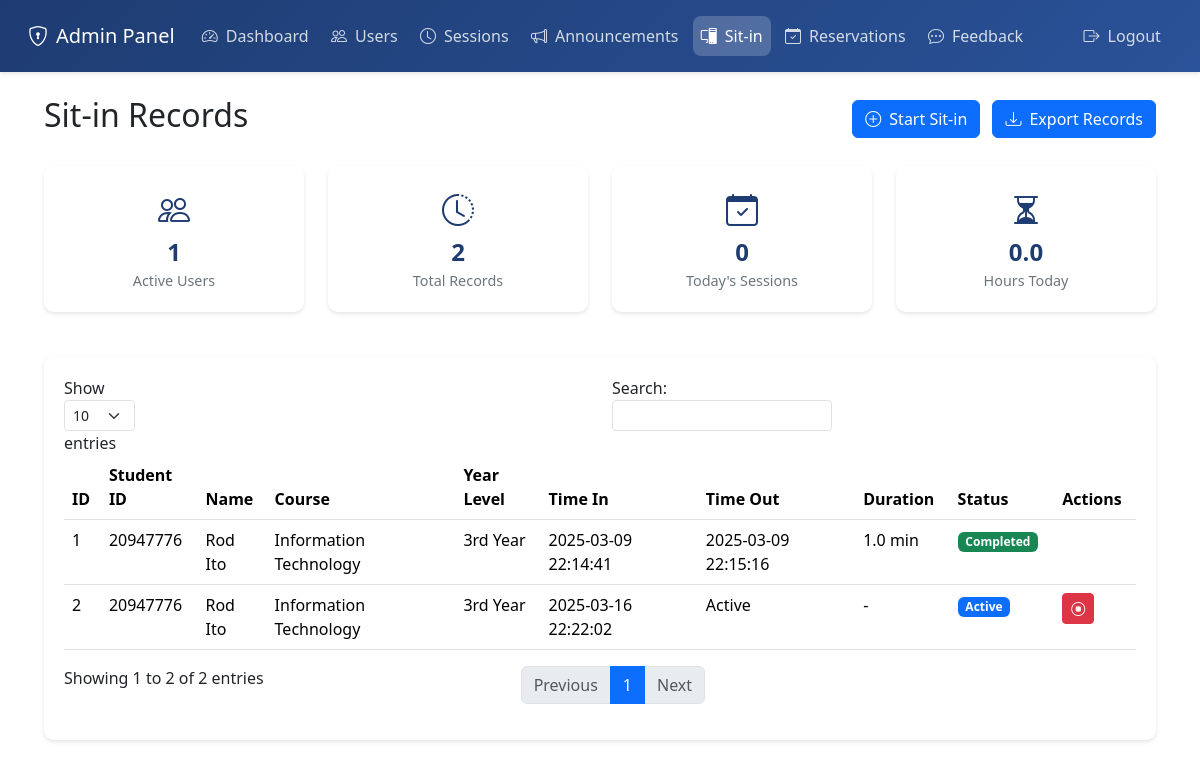
/admin/sitin (signed in), run on an earlier commit of the app's database.
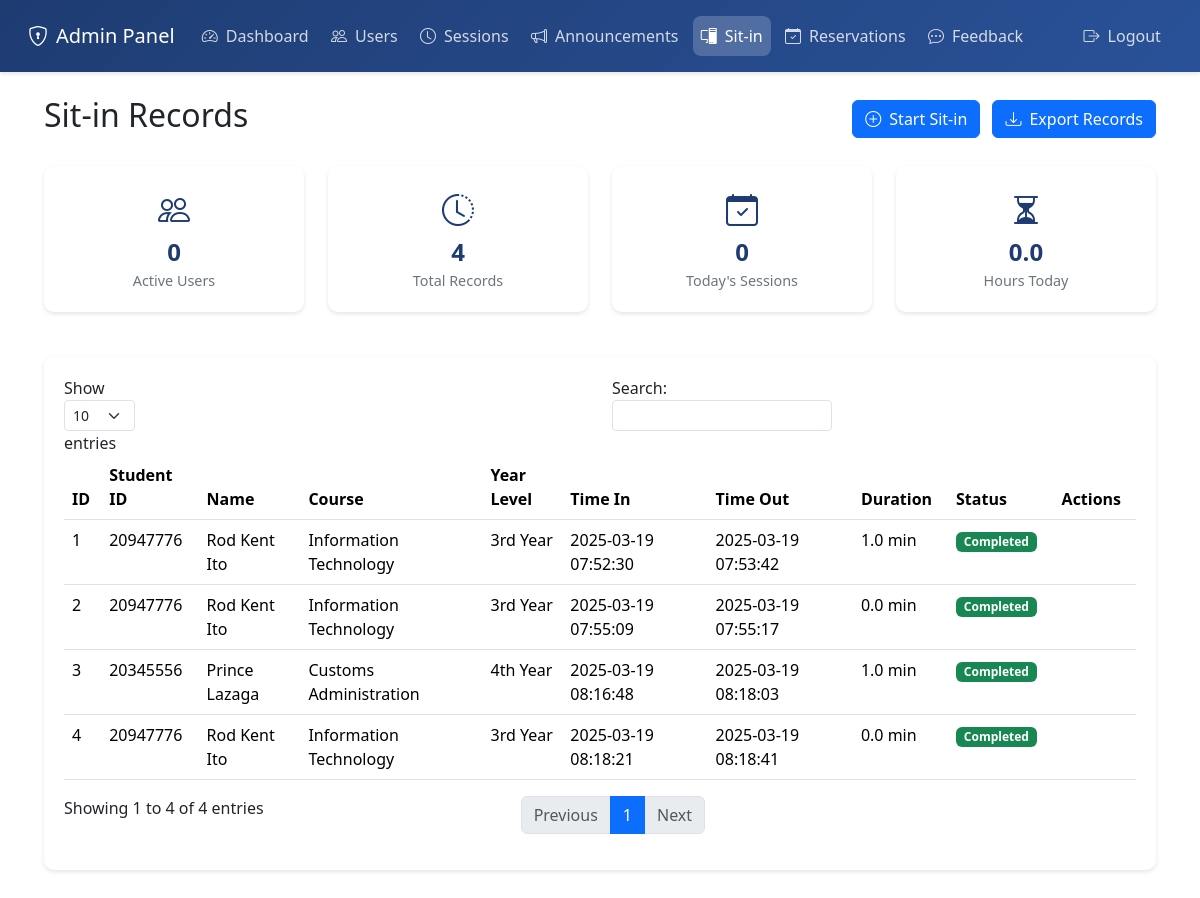
And on a later commit of the database.
### tables this page shows
CREATE TABLE sit_in_history (
                id INTEGER PRIMARY KEY AUTOINCREMENT,
                user_id INTEGER NOT NULL,
                date DATE NOT NULL,
                time_in TIMESTAMP NOT NULL,
                time_out TIMESTAMP,
                status TEXT DEFAULT 'active',
                purpose TEXT,
                lab_unit TEXT,
                duration INTEGER,
                allocated_duration INTEGER,
                FOREIGN KEY (user_id) REFERENCES users (id)
            );

CREATE TABLE users (
                id INTEGER PRIMARY KEY AUTOINCREMENT,
                username TEXT UNIQUE NOT NULL,
                password TEXT NOT NULL,
                firstname TEXT NOT NULL,
                midname TEXT,
                lastname TEXT NOT NULL,
                email TEXT UNIQUE NOT NULL,
                course TEXT NOT NULL,
                yearlevel TEXT NOT NULL,
                is_admin INTEGER DEFAULT 0,
                profile_pic TEXT
            );

### app.py (the view)
    def decorated_function(*args, **kwargs):
        print("==== ADMIN REQUIRED DECORATOR ====")
        print("Current session:", session)
        print("'admin' in session:", 'admin' in session)
        if 'admin' in session:
            print("session['admin'] value:", session['admin'])
        if 'user' in session:
            print("User in session:", session['user'])
            if 'is_admin' in session['user']:
                print("user['is_admin'] value:", session['user']['is_admin'])
        if "admin" not in session or not session["admin"]:
            print("Admin authentication failed, redirecting to login")
            flash("Please login as admin first.", "error")
            return redirect(url_for("login_page"))
        print("Admin authentication successful")
        return f(*args, **kwargs)

### app.py (called while the page is built)
def get_db():
    con = sqlite3.connect("users.db")
    con.row_factory = sqlite3.Row
    return con

### templates/admin_sitin.html (shortened to what this page needs)
<!DOCTYPE html>
<html lang="en">
<head>
    <link href="https://cdn.jsdelivr.net/npm/bootstrap@5.3.2/dist/css/bootstrap.min.css" rel="stylesheet">
    <link rel="stylesheet" href="https://cdn.jsdelivr.net/npm/bootstrap-icons@1.11.1/font/bootstrap-icons.css">
</head>
<body>
    <nav class="navbar navbar-expand-lg fixed-top">
        <div class="container-fluid">
            <a class="navbar-brand" href="#">
                <i class="bi bi-shield-lock me-2"></i>Admin Panel
            </a>
            <div class="collapse navbar-collapse" id="navbarNav">
                <ul class="navbar-nav me-auto">
                    <li class="nav-item">
                        <a class="nav-link" href="{{ url_for('admin_dashboard') }}">
                            <i class="bi bi-speedometer2"></i>Dashboard
                        </a>
                    </li>
                    <li class="nav-item">
                        <a class="nav-link" href="{{ url_for('admin_users') }}">
                            <i class="bi bi-people"></i>Users
                        </a>
                    </li>
                    <li class="nav-item">
                        <a class="nav-link" href="{{ url_for('admin_sessions') }}">
                            <i class="bi bi-clock"></i>Sessions
                        </a>
                    </li>
                    <li class="nav-item">
                        <a class="nav-link" href="{{ url_for('admin_announcements') }}">
                            <i class="bi bi-megaphone"></i>Announcements
                        </a>
                    </li>
                    <li class="nav-item">
                        <a class="nav-link active" href="{{ url_for('admin_sitin') }}">
                            <i class="bi bi-pc-display"></i>Sit-in
                        </a>
                    </li>
                    <li class="nav-item">
                        <a class="nav-link" href="{{ url_for('admin_reservations') }}">
                            <i class="bi bi-calendar-check"></i>Reservations
                        </a>
                    </li>
                    <li class="nav-item">
                        <a class="nav-link" href="{{ url_for('admin_feedback') }}">
                            <i class="bi bi-chat-dots"></i>Feedback
                        </a>
                    </li>
                </ul>
                <ul class="navbar-nav">
                    <li class="nav-item">
                        <a class="nav-link text-danger" href="{{ url_for('admin_logout') }}">
                            <i class="bi bi-box-arrow-right"></i>Logout
                        </a>
                    </li>
                </ul>
            </div>
        </div>
    </nav>
    <div class="main-content">
        <div class="container-fluid">
            <div class="d-flex justify-content-between align-items-center mb-4">
                <h2>Sit-in Records</h2>
                <div>
                    <button class="btn btn-primary me-2" data-bs-toggle="modal" data-bs-target="#startSitinModal">
                        <i class="bi bi-plus-circle me-2"></i>Start Sit-in
                    </button>
                    <button class="btn btn-primary" onclick="exportRecords()">
                        <i class="bi bi-download me-2"></i>Export Records
                    </button>
                </div>
            </div>
            <div class="row mb-4">
                <div class="col-md-3">
                    <div class="stats-card">
                        <i class="bi bi-people stats-icon"></i>
                        <div class="stats-value">{{ stats.active_sessions }}</div>
                        <div class="stats-label">Active Users</div>
                    </div>
                </div>
                <div class="col-md-3">
                    <div class="stats-card">
                        <i class="bi bi-clock-history stats-icon"></i>
                        <div class="stats-value">{{ stats.total_records }}</div>
                        <div class="stats-label">Total Records</div>
                    </div>
                </div>
                <div class="col-md-3">
                    <div class="stats-card">
                        <i class="bi bi-calendar-check stats-icon"></i>
                        <div class="stats-value">{{ stats.today_sessions }}</div>
                        <div class="stats-label">Today's Sessions</div>
                    </div>
                </div>
                <div class="col-md-3">
                    <div class="stats-card">
                        <i class="bi bi-hourglass-split stats-icon"></i>
                        <div class="stats-value">{{ stats.total_hours_today }}</div>
                        <div class="stats-label">Hours Today</div>
                    </div>
                </div>
            </div>
            <div class="sitin-card">
                <div class="table-responsive">
                    <table class="table table-hover" id="sitinTable">
                        <thead>
                            <tr>
                                <th>ID</th>
                                <th>Student ID</th>
                                <th>Name</th>
                                <th>Course</th>
                                <th>Year Level</th>
                                <th>Time In</th>
                                <th>Time Out</th>
                                <th>Duration</th>
                                <th>Status</th>
                                <th>Actions</th>
                            </tr>
                        </thead>
                        <tbody>
                            {% for record in records %}
                            <tr>
                                <td>{{ record.session_id }}</td>
                                <td>{{ record.student_id }}</td>
                                <td>{{ record.student_name }}</td>
                                <td>{{ record.course }}</td>
                                <td>{{ record.yearlevel }}</td>
                                <td>{{ record.time_in }}</td>
                                <td>{{ record.time_out or 'Active' }}</td>
                                <td>{{ record.duration or '-' }}</td>
                                <td>
                                    <span class="badge {% if record.status == 'active' %}bg-primary{% else %}bg-success{% endif %}">
                                        {{ record.status|title }}
                                    </span>
                                </td>
                                <td>
                                    {% if record.status == 'active' %}
                                    <button class="btn btn-danger btn-sm" onclick="endSession('{{ record.session_id }}')">
                                        <i class="bi bi-stop-circle"></i>
                                    </button>
                                    {% endif %}
                                </td>
                            </tr>
                            {% endfor %}
                        </tbody>
                    </table>
                </div>
            </div>
        </div>
    </div>
</body>
</html>

### templates/admin_sitin.html (style rules this page uses)
.navbar { background: linear-gradient(135deg, #1e3c72 0%, #2a5298 100%); padding: 1rem; box-shadow: 0 2px 4px rgba(0,0,0,0.1); }
.navbar-brand { color: white !important; font-weight: 500; }
.nav-link { color: rgba(255, 255, 255, 0.8) !important; padding: 0.5rem 1rem; margin: 0 0.2rem; border-radius: 8px; transition: all 0.3s; }
.nav-link.active { background: rgba(255, 255, 255, 0.2); color: white !important; }
.nav-link i { margin-right: 8px; }
.main-content { padding: 2rem; margin-top: 4rem; }
.sitin-card { background: white; border-radius: 10px; padding: 20px; box-shadow: 0 2px 4px rgba(0,0,0,0.1); margin-bottom: 20px; transition: all 0.3s; }
.stats-card { background: white; border-radius: 10px; padding: 20px; box-shadow: 0 2px 4px rgba(0,0,0,0.1); margin-bottom: 20px; text-align: center; }
.stats-icon { font-size: 2rem; color: #1e3c72; margin-bottom: 10px; }
.stats-value { font-size: 1.5rem; font-weight: bold; color: #1e3c72; }
.stats-label { color: #6c757d; font-size: 0.9rem; }

What changed in the data, as far as the page shows it:
added sit_in_history: session_id "4", student_id "20947776", student_name "Rod Kent Ito", course "Information Technology", yearlevel "3rd Year", time_in "2025-03-19 08:18:21", time_out "2025-03-19 08:18:41", duration "0.0 min", status "Completed"
added sit_in_history: session_id "3", student_id "20345556", student_name "Prince Lazaga", course "Customs Administration", yearlevel "4th Year", time_in "2025-03-19 08:16:48", time_out "2025-03-19 08:18:03", duration "1.0 min", status "Completed"
changed sit_in_history id 2: student_name "Rod Ito" → "Rod Kent Ito"; time_in "2025-03-16 22:22:02" → "2025-03-19 07:55:09"; time_out "Active" → "2025-03-19 07:55:17"; duration "-" → "0.0 min"; status "Active" → "Completed"
changed sit_in_history id 1: student_name "Rod Ito" → "Rod Kent Ito"; time_in "2025-03-09 22:14:41" → "2025-03-19 07:52:30"; time_out "2025-03-09 22:15:16" → "2025-03-19 07:53:42"
Also different on the page:
{{ stats.active_sessions }}: "1" → "0"
{{ stats.total_records }}: "2" → "4"
text written by a page script: "Show entries Search: Showing 1 to 2 of 2 entries Previous 1 Next" → "Show entries Search: Showing 1 to 4 of 4 entries Previous 1 Next"
